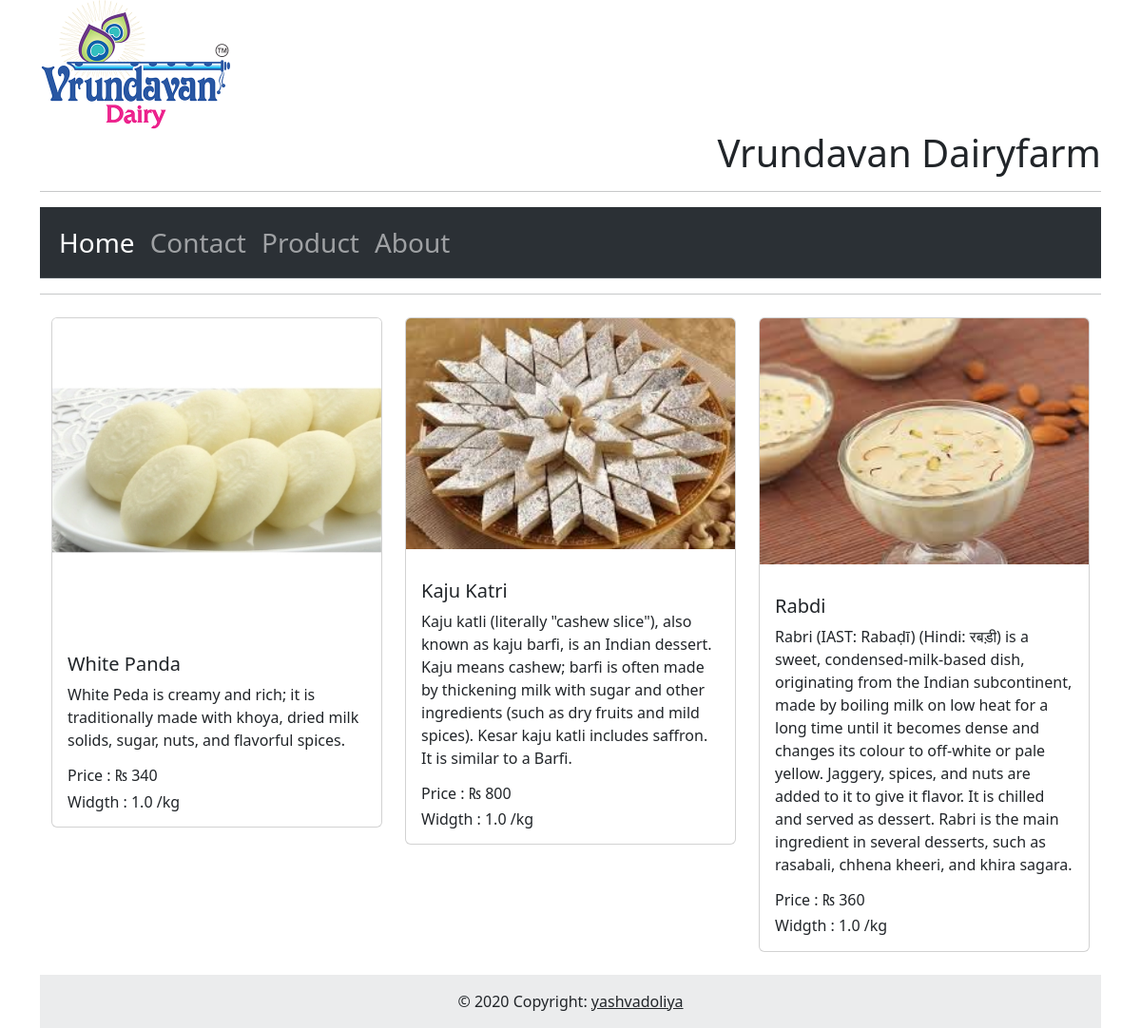
Page /products on the committed database.
### home/models.py (models this page shows, shortened)
class product(models.Model):
    pname = models.CharField(max_length=100)
    price = models.IntegerField()
    pdisc = models.CharField(max_length=500)
    pwidgth = models.FloatField()
    pimg = models.ImageField(upload_to='static/', null=True, blank=True)

### home/views.py (the view)
# urls.py: path('products', views.products, name='products'),
def products(request):
    products = product.objects.all()
    return render(request, 'product.html', {'products':products})

### templates/product.html (shortened to what this page needs)
{% extends "base.html" %}
{% block body %}
<div class='container mt-4'>
  <div class="row">
    {% for product in products %}
    <div class='col-md-4'>
      <div class="card mb-4" >
        <img src="{{ product.pimg }}" class="card-img-top" alt="{{ product.pname }}">
        <div class="card-body">
          <h5 class="card-title">{{ product.pname }}</h5>
          <p class="card-text">{{ product.pdisc }}</p>
          <h6 class="card-text">Price : &#8360 {{ product.price }}</h6>
          <h6 class="card-text">Widgth : {{ product.pwidgth }} /kg</h6>
        </div>
      </div>
    </div>
    {% endfor %}
  </div>
</div>
{% endblock body %}

### templates/base.html (shortened to what this page needs)
{% load static %}
<!DOCTYPE html>
<html lang="en">
<head>
    <link href="https://cdn.jsdelivr.net/npm/bootstrap@5.3.3/dist/css/bootstrap.min.css" rel="stylesheet">
</head>
<body class='container'>
    <header>
        <img src="{% static 'vrundavan-logo.png' %}" alt="Website Logo" width="200" height="auto">
        <h1 class="h1">Vrundavan Dairyfarm</h1>
    </header>
    <hr>
    <nav class="navbar navbar-expand-lg bg-body-tertiary fs-3 bg-dark border-bottom border-body" data-bs-theme="dark">
        <div class="container-fluid">
            <div class="collapse navbar-collapse" id="navbarNavAltMarkup">
                <div class="navbar-nav">
                    <a class="nav-link active" aria-current="page" href="/">Home</a>
                    <a class="nav-link" href="contact">Contact</a>
                    <a class="nav-link" href="products">Product</a>
                    <a class="nav-link" href="about">About</a>
                </div>
            </div>
        </div>
      </nav>
    <hr>
    {% block body %}{% endblock body %}
    <footer class="bg-body-tertiary text-center text-lg-start">
        <div class="text-center p-3" style="background-color: rgba(0, 0, 0, 0.05);">
          © 2020 Copyright:
          <a class="text-body">yashvadoliya</a>
        </div>
      </footer>
</body>
</html>

### templates/base.html (style rules this page uses)
header img { max-width: 200px; height: auto; }
.h1 { text-align :right; }

### rows in the picture
product: shows a picture, pname "White Panda", pdisc "White Peda is creamy and rich; it is traditionally made with khoya, dried milk solids, sugar, nuts, and flavorful spices.", price "340", pwidgth "1.0"
product: pimg (picture), pname "Kaju Katri", pdisc "Kaju katli (literally \"cashew slice\"), also known as kaju barfi, is an Indian dessert. Kaju means cashew; barfi is often made by thickening milk with sugar and other ingredients (such as dry fruits and mild spices). Kesar kaju katli includes saffron. It is similar to a Barfi.", price "800", pwidgth "1.0"
product: pimg (picture), pname "Rabdi", pdisc "Rabri (IAST: Rabaḍī) (Hindi: रबड़ी) is a sweet, condensed-milk-based dish, originating from the Indian subcontinent, made by boiling milk on low heat for a long time until it becomes dense and changes its colour to off-white or pale yellow. Jaggery, spices, and nuts are added to it to give it flavor. It is chilled and served as dessert. Rabri is the main ingredient in several desserts, such as rasabali, chhena kheeri, and khira sagara.", price "360", pwidgth "1.0"
